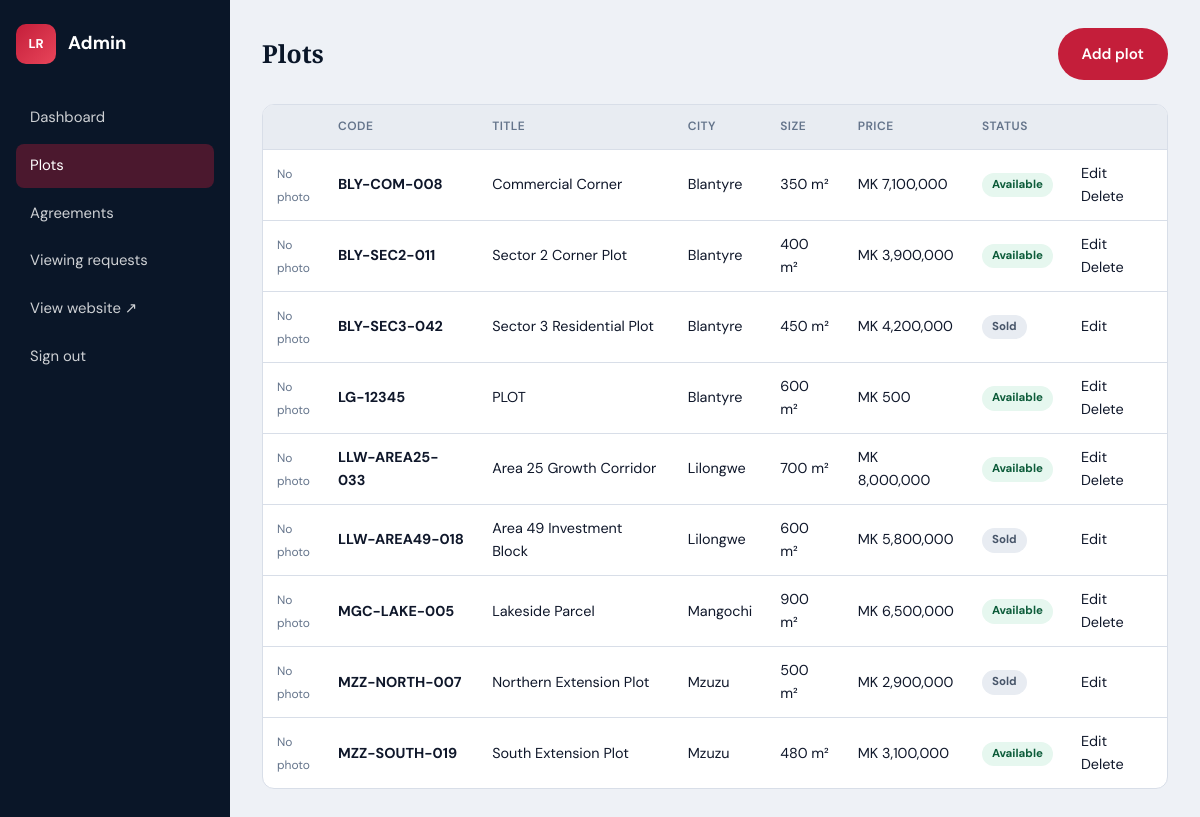
The page /admin/plots (signed in) on the database as committed earlier.
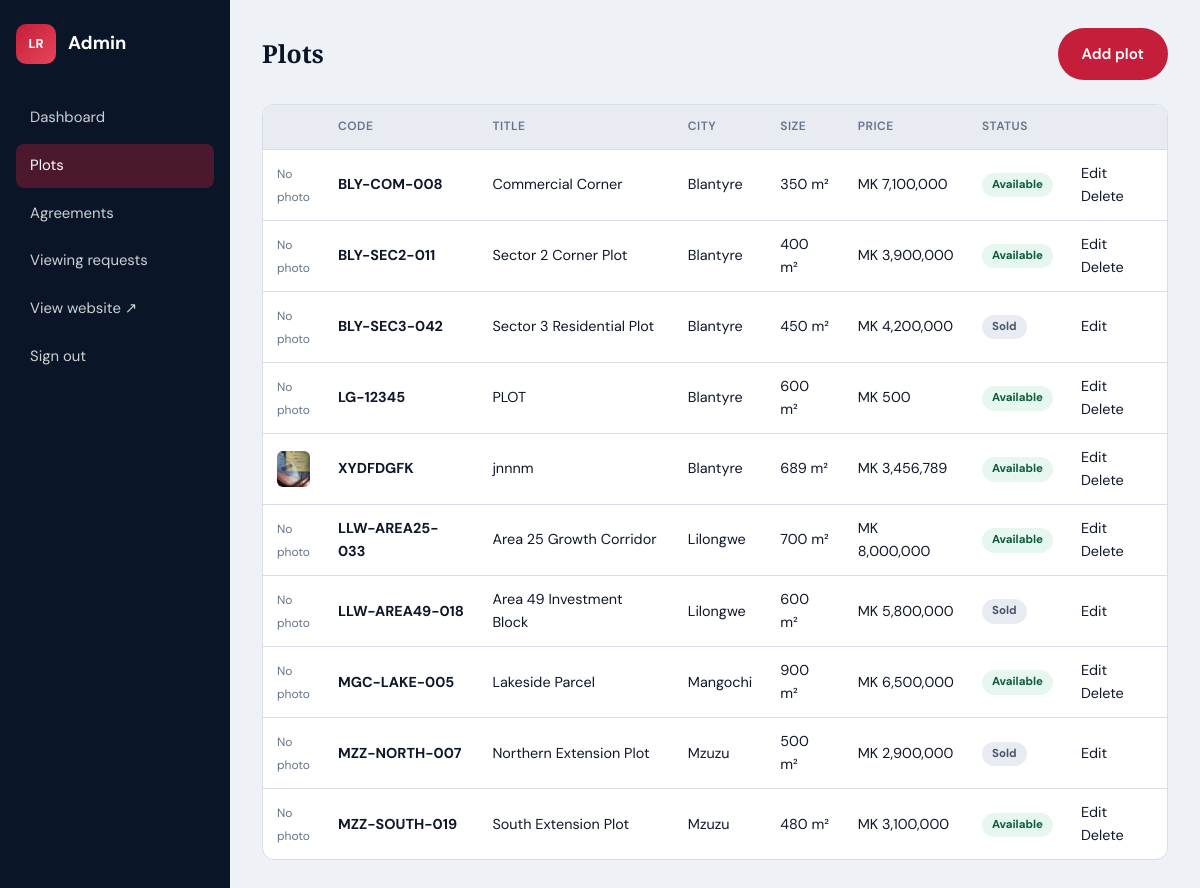
The same page on the database as committed later.
### app/models.py (models this page shows, shortened)
class Plot(db.Model):
    __tablename__ = "plots"
    id = db.Column(db.Integer, primary_key=True)
    plot_code = db.Column(db.String(50), unique=True, nullable=False)
    city = db.Column(db.String(50), nullable=False)
    title = db.Column(db.String(120), nullable=False)
    size_sqm = db.Column(db.Integer, nullable=False)
    plot_type = db.Column(db.String(50), default="Residential")
    price_mwk = db.Column(db.Integer)
    status = db.Column(db.String(30), default="Available")
    description = db.Column(db.Text)
    coordinates = db.Column(db.String(80))
    image1 = db.Column(db.String(200))
    image2 = db.Column(db.String(200))
    image3 = db.Column(db.String(200))
    created_at = db.Column(db.DateTime, default=lambda: datetime.now(timezone.utc))
    agreement = db.relationship("Agreement", back_populates="plot", uselist=False)
    def images(self):
        out = []
        for field in (self.image1, self.image2, self.image3):
            if field:
                out.append(field)
        return out
    def cover_image(self):
        imgs = self.images()
        return imgs[0] if imgs else None

### app/routes_admin.py (the view)
@admin_bp.route("/plots")
@login_required
def plots():
    plots = Plot.query.order_by(Plot.city, Plot.plot_code).all()
    return render_template("admin/plots.html", plots=plots, format_price=format_price)

### app/models.py (called while the page is built)
@login_manager.user_loader
def load_user(user_id):
    return db.session.get(Admin, int(user_id))

### app/services.py (called while the page is built)
def format_price(mwk):
    if mwk is None:
        return "On request"
    return f"MK {mwk:,}"

### app/templates/admin/plots.html (shortened to what this page needs)
{% extends "admin/base_admin.html" %}
{% block content %}
<div style="display:flex;justify-content:space-between;align-items:center;margin-bottom:24px;flex-wrap:wrap;gap:12px">
  <h1 style="margin:0">Plots</h1>
  <a href="{{ url_for('admin.plot_new') }}" class="btn btn-primary">Add plot</a>
</div>
<div class="table-wrap">
  <table>
    <thead>
      <tr><th></th><th>Code</th><th>Title</th><th>City</th><th>Size</th><th>Price</th><th>Status</th><th></th></tr>
    </thead>
    <tbody>
      {% for p in plots %}
      <tr>
        <td style="width:56px">{% if p.cover_image() %}<img src="{{ url_for('static', filename=p.cover_image()) }}" alt="" style="width:48px;height:36px;object-fit:cover;border-radius:6px">{% else %}<span style="color:var(--ink-muted);font-size:.75rem">No photo</span>{% endif %}</td>
        <td><strong>{{ p.plot_code }}</strong></td>
        <td>{{ p.title }}</td>
        <td>{{ p.city }}</td>
        <td>{{ p.size_sqm }} m²</td>
        <td>{{ format_price(p.price_mwk) }}</td>
        <td><span class="badge badge-{{ p.status|lower }}">{{ p.status }}</span></td>
        <td>
          <a href="{{ url_for('admin.plot_edit', plot_id=p.id) }}" style="color:var(--accent)">Edit</a>
          {% if not p.agreement %}
          <form action="{{ url_for('admin.plot_delete', plot_id=p.id) }}" method="post" style="display:inline" onsubmit="return confirm('Delete this plot?')">
            <button type="submit" style="background:none;border:none;color:var(--danger);cursor:pointer;font:inherit">Delete</button>
          </form>
          {% endif %}
        </td>
      </tr>
      {% else %}
      <tr><td colspan="8">No plots yet.</td></tr>
      {% endfor %}
    </tbody>
  </table>
</div>
{% endblock %}

Rows that differ between the two databases and show on the page:
added Plot: image1+image2+image3 (picture), plot_code "XYDFDGFK", title "jnnnm", city "Blantyre", size_sqm "689", price_mwk "MK 3,456,789", status "Available"
